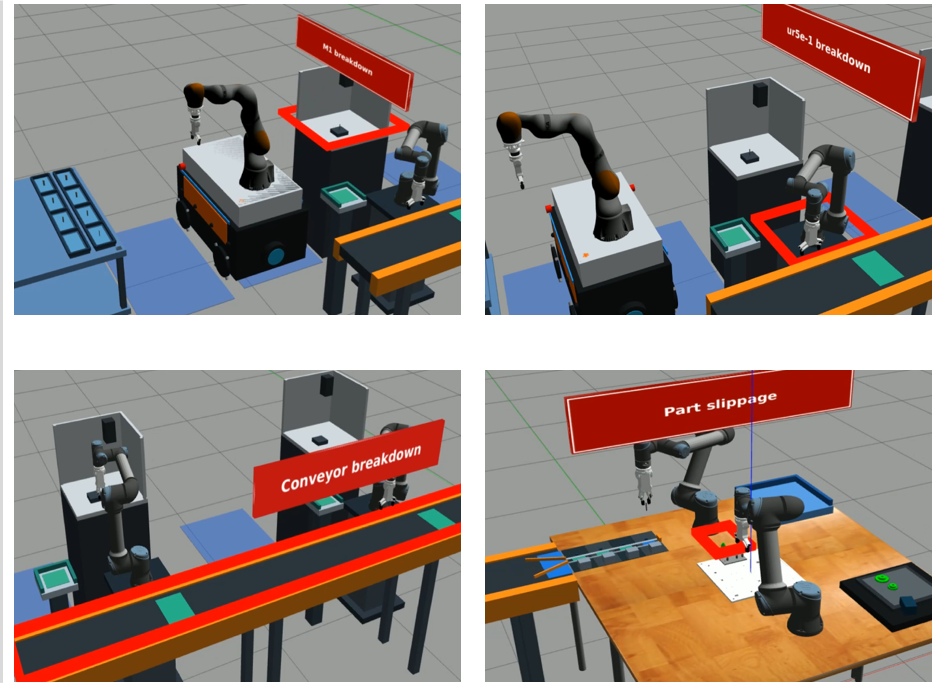
#> input picture writing/Journal Paper 2 (recovery framework)/figures/case_study_failures_v1/failure_composite.png, 932 x 685 px
$ python case_study_failures_pptx.py
#> lines starting #> are read from the running program, lines starting #| are printed output that depends on the picture
"""Write the four failure scenarios as editable PowerPoint figures.

``case_study_failures.pptx`` shows one panel per failure: the Gazebo snapshot
next to a card with the failed resource, the injection checkpoint, the state
left at failure, and the disrupted capability. ``case_study_failure_timeline.pptx``
places the four injection checkpoints on the nominal part routes.

Card text follows the official failure captures (``observations.json``):
``capture_1b3f3d1d729a4701b94cff514c783130`` (Conveyor breakdown),
``capture_0a7fde8074b6426586b204204f2b3417`` (ur5e-1 breakdown),
``capture_8beafdb8a01e444894cfaf41d29921fd`` (Machining breakdown during part
processing), and ``cf647a0930c64f018d672a27904811b0`` (Part slippage).
Colours, numbering, and resource labels match ``case_study_flow_v1``.

Requires ``python-pptx`` (not a project dependency):

    python case_study_failures_pptx.py
"""

from __future__ import annotations

import logging
from dataclasses import dataclass
from pathlib import Path

from lxml import etree
from matplotlib.image import imread, imsave
from pptx import Presentation
from pptx.dml.color import RGBColor
from pptx.enum.shapes import MSO_CONNECTOR, MSO_SHAPE
from pptx.enum.text import MSO_ANCHOR, MSO_AUTO_SIZE, PP_ALIGN
from pptx.oxml.ns import qn
from pptx.util import Inches, Pt

logger = logging.getLogger(__name__)

FIGURE_DIR = Path(__file__).resolve().parent
COMPOSITE_PATH = FIGURE_DIR / "failure_composite.png"
PANELS_PATH = FIGURE_DIR / "case_study_failures.pptx"
TIMELINE_PATH = FIGURE_DIR / "case_study_failure_timeline.pptx"
SLIDE_WIDTH_IN = 13.333
PANELS_HEIGHT_IN = 7.8
TIMELINE_HEIGHT_IN = 3.75
FONT = "Arial"
SYMBOL_FONT = "Segoe UI Symbol"

INK = "2B2F36"
MUTED = "5D6673"
FLOW = "1F5FA8"
FAILURE = "D62728"
WHITE = "FFFFFF"
PANEL_EDGE = "D5DAE1"
CARD_FILL = "F4F6F8"

# (fill, border) for each resource category, as in the flow block diagram.
CATEGORY_STYLE = {
    "storage": ("DCE8F5", "3D5A80"),
    "transport": ("FBE3C2", "B8661D"),
    "process": ("E3E6EB", "4A4F57"),
    "robot": ("D7EEE7", "2A8C7A"),
    "product": ("FFFFFF", "2B2F36"),
}
PART_SYMBOLS = {"KET": ("■", "3D6FB6"), "gear": ("✹", "E0843C")}

# Connection-site indices of a rectangle preset.
LEFT, RIGHT = 1, 3


@dataclass(frozen=True)
class Failure:
    """One injected failure scenario and its observed state."""

    number: int
    scenario: str
    resource: str
    category: str
    injected: str
    state: tuple[str, ...]
    disrupted: str
    crop_px: tuple[int, int, int, int]

    @property
    def image_path(self) -> Path:
        return FIGURE_DIR / f"failure_{self.number}.png"


# Numbered as in EXPERIMENT_DESIGN_AND_PLAN.md; crops are (left, top, right, bottom) in the composite.
FAILURES = (
    Failure(1, "Conveyor breakdown", "Conveyor", "transport",
            "UR5e-1 holds the trimmed peg, before release onto the Conveyor",
            ("KET4_Square_4mm in UR5e-1", "gear_small in UR5e-4"),
            "transport to Buffer", (14, 370, 461, 682)),
    Failure(2, "ur5e-1 breakdown", "UR5e-1", "robot",
            "M1 has finished; UR5e-1 has approached but not grasped",
            ("trimmed KET4_Square_4mm in M1", "UR5e-1 stopped in M1's front access, gripper empty"),
            "M1 unloading", (485, 4, 932, 315)),
    Failure(3, "Machining breakdown during part processing", "M1", "process",
            "18% into M1's 5 s trim job",
            ("KET4_Square_4mm partly trimmed in M1", "RGOCG4-50_Round_4mm still trimming in M2"),
            "square trimming at M1", (14, 4, 461, 315)),
    Failure(4, "Part slippage", "UR5e-4", "robot",
            "gear_small half lowered onto the Assembly Board",
            ("gear_small upright in UR5e-3's region", "KET4_Square_4mm held by UR5e-3"),
            "gear_small placement", (485, 370, 932, 682)),
)


def _crop_snapshots() -> None:
    composite = imread(COMPOSITE_PATH)
#> composite is the input picture: shape (685, 932, 4) float32; mean R, G, B, A 0.447, 0.39, 0.365, 0.876
    for failure in FAILURES:
        left, top, right, bottom = failure.crop_px
        imsave(failure.image_path, composite[top:bottom, left:right])
#> this loop made 4 passes
#> pass 1, in _crop_snapshots, `imsave(failure.image_path, composite[top:bottom, left:right])`:
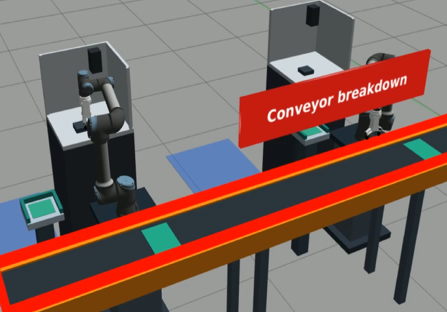
#> saved as failure_1.png: shape (312, 447, 3); mean R, G, B 129.5, 103.1, 96.8
#> pass 2, in _crop_snapshots, `imsave(failure.image_path, composite[top:bottom, left:right])`:
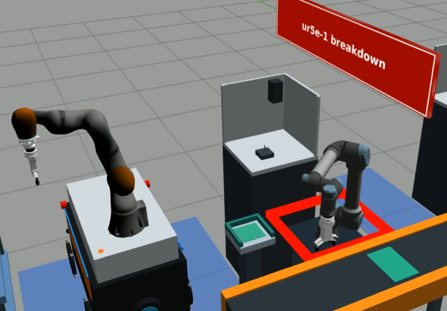
#> saved as failure_2.png: shape (311, 447, 3); mean R, G, B 121.1, 112.8, 111.1


def _clear_margins(frame) -> None:
    frame.margin_left = frame.margin_right = frame.margin_top = frame.margin_bottom = 0


# [96 lines left out: functions _style_run, _box, _set_lines, _resource_box, _text, _badge and 2 more, not called in this run]


# ---------------------------------------------------------------------------------------------
# Figure 1: one panel per failure
# ---------------------------------------------------------------------------------------------

MARGIN = 0.3
GUTTER = 0.3
CELL_W = (SLIDE_WIDTH_IN - 2 * MARGIN - GUTTER) / 2
CELL_H = (PANELS_HEIGHT_IN - 2 * MARGIN - GUTTER) / 2
IMAGE_H = 2.3
CARD_PT = 12


# [48 lines left out: functions _add_card_text, _add_failure_panel, not called in this run]


def build_panels() -> Presentation:
    """Build the 2x2 failure panel figure.

    Returns:
        A one-slide presentation with one panel per failure scenario.
    """
    presentation = Presentation()
    presentation.slide_width = Inches(SLIDE_WIDTH_IN)
    presentation.slide_height = Inches(PANELS_HEIGHT_IN)
    shapes = presentation.slides.add_slide(presentation.slide_layouts[6]).shapes
    for index, failure in enumerate(FAILURES):
        left = MARGIN + (index % 2) * (CELL_W + GUTTER)
        top = MARGIN + (index // 2) * (CELL_H + GUTTER)
        _add_failure_panel(shapes, failure, left, top)
    return presentation


# ---------------------------------------------------------------------------------------------
# Figure 2: injection checkpoints on the nominal part routes
# ---------------------------------------------------------------------------------------------

STEP_W = 1.22
STEP_H = 0.66
STEP_GAP = 0.27
LANE_LABEL_W = 2.35
KET_LANE_Y = 1.18
GEAR_LANE_Y = 2.62

# (column, resource, action, category) for each nominal step of the two failure-run parts.
KET_STEPS = (
    (0, "KUKA KMR", "deliver to M1", "transport"),
    (1, "M1", "trim (5 s)", "process"),
    (2, "UR5e-1", "pick", "robot"),
    (3, "UR5e-1", "place", "robot"),
    (4, "Conveyor", "to Buffer", "transport"),
    (5, "UR5e-3", "assemble", "robot"),
)
GEAR_STEPS = (
    (3, "Printer", "gear ready", "process"),
    (4, "UR5e-4", "pick", "robot"),
    (5, "UR5e-4", "place", "robot"),
)


def _step_left(column: int) -> float:
    return MARGIN + LANE_LABEL_W + column * (STEP_W + STEP_GAP)


# [77 lines left out: functions _add_lane_label, _add_lane, _add_injection, build_timeline, not called in this run]


def main() -> None:
    """Crop the snapshots and write both failure figures next to this script."""
    logging.basicConfig(level=logging.INFO, format="%(message)s")
    _crop_snapshots()
    for build, path in ((build_panels, PANELS_PATH), (build_timeline, TIMELINE_PATH)):
        build().save(path)
        logger.info("Wrote %s", path)


if __name__ == "__main__":
    main()
#> (the call stopped at in build_panels, `presentation = Presentation()`: pptx is not available in this run)

$ run again, with writing/Journal Paper 2 (recovery framework)/figures/case_study_failures_v1/case_study_failures.png copied over writing/Journal Paper 2 (recovery framework)/figures/case_study_failures_v1/failure_composite.png
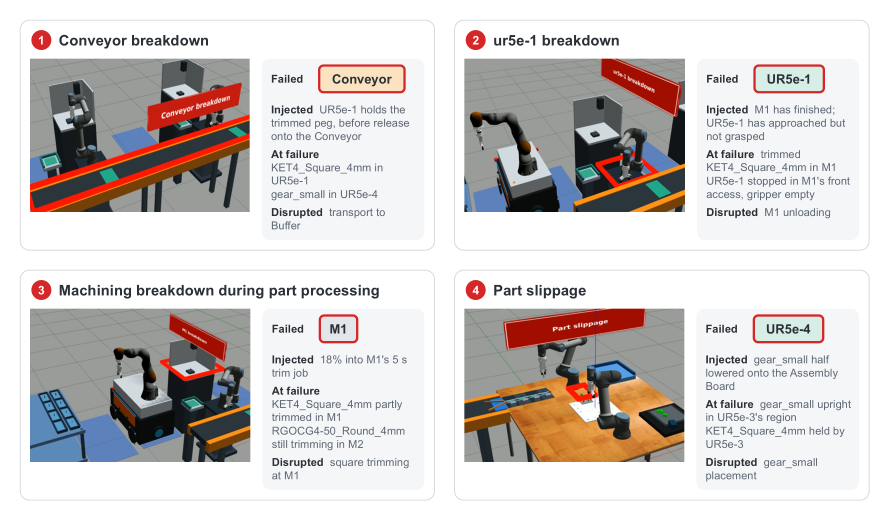
#> input picture writing/Journal Paper 2 (recovery framework)/figures/case_study_failures_v1/case_study_failures.png, 2667 x 1560 px (shown at 1/3 size)
#> in _crop_snapshots, composite is the input picture: shape (1560, 2667, 3) float32; mean R, G, B 0.823, 0.802, 0.801
#> the loop in _crop_snapshots, `for failure in FAILURES:` made 4 passes
#> pass 1, in _crop_snapshots, `imsave(failure.image_path, composite[top:bottom, left:right])`:
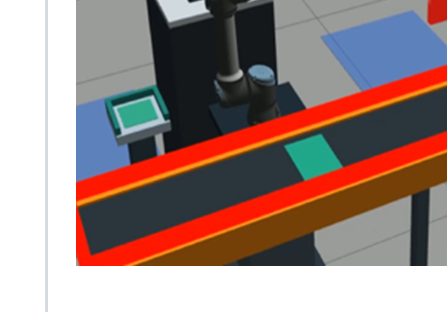
#> saved as failure_1.png: shape (312, 447, 3); mean R, G, B 155.8, 133.9, 129.6
#> pass 2, in _crop_snapshots, `imsave(failure.image_path, composite[top:bottom, left:right])`:
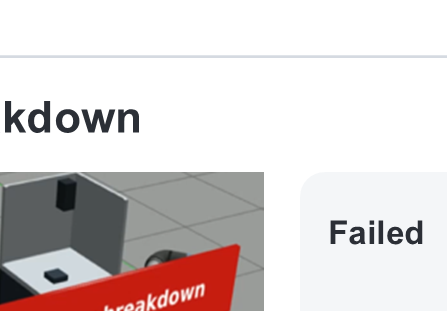
#> saved as failure_2.png: shape (311, 447, 3); mean R, G, B 219.5, 211.2, 210.8
